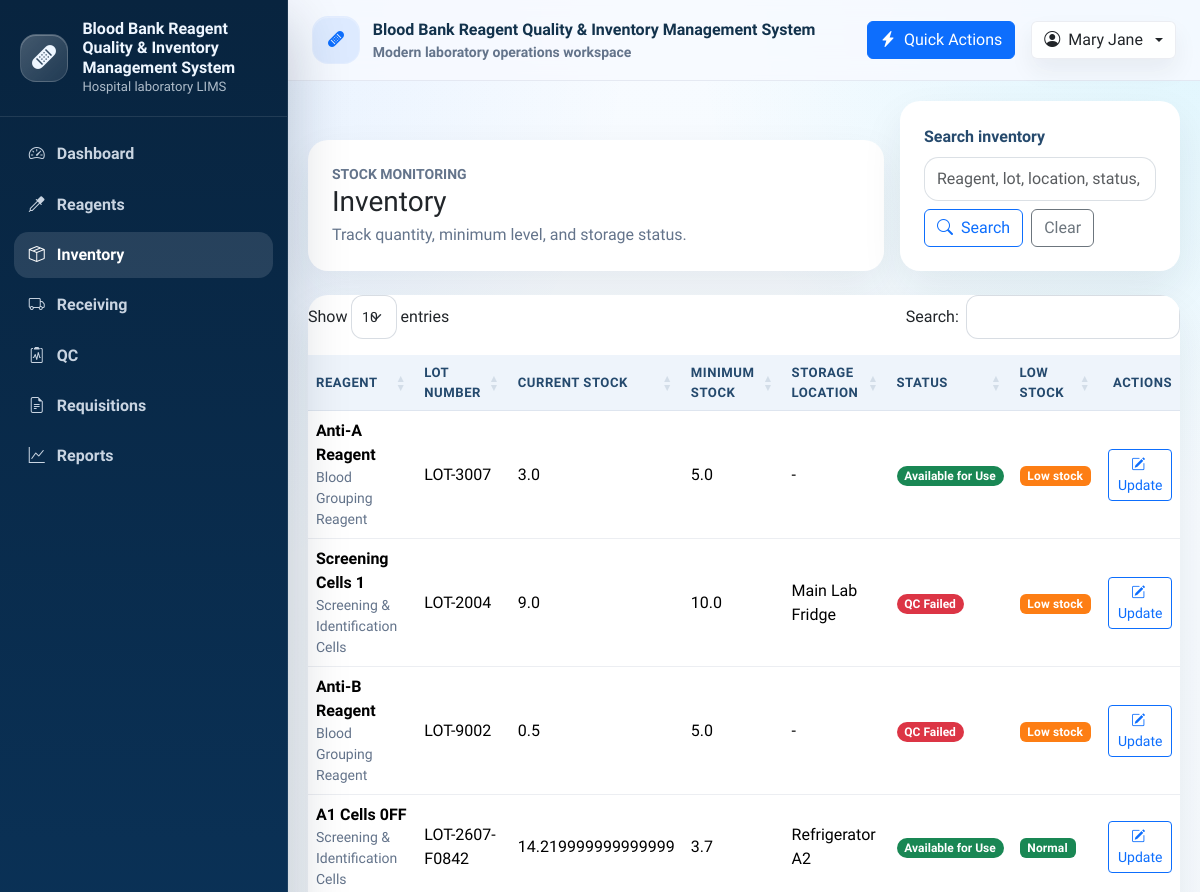
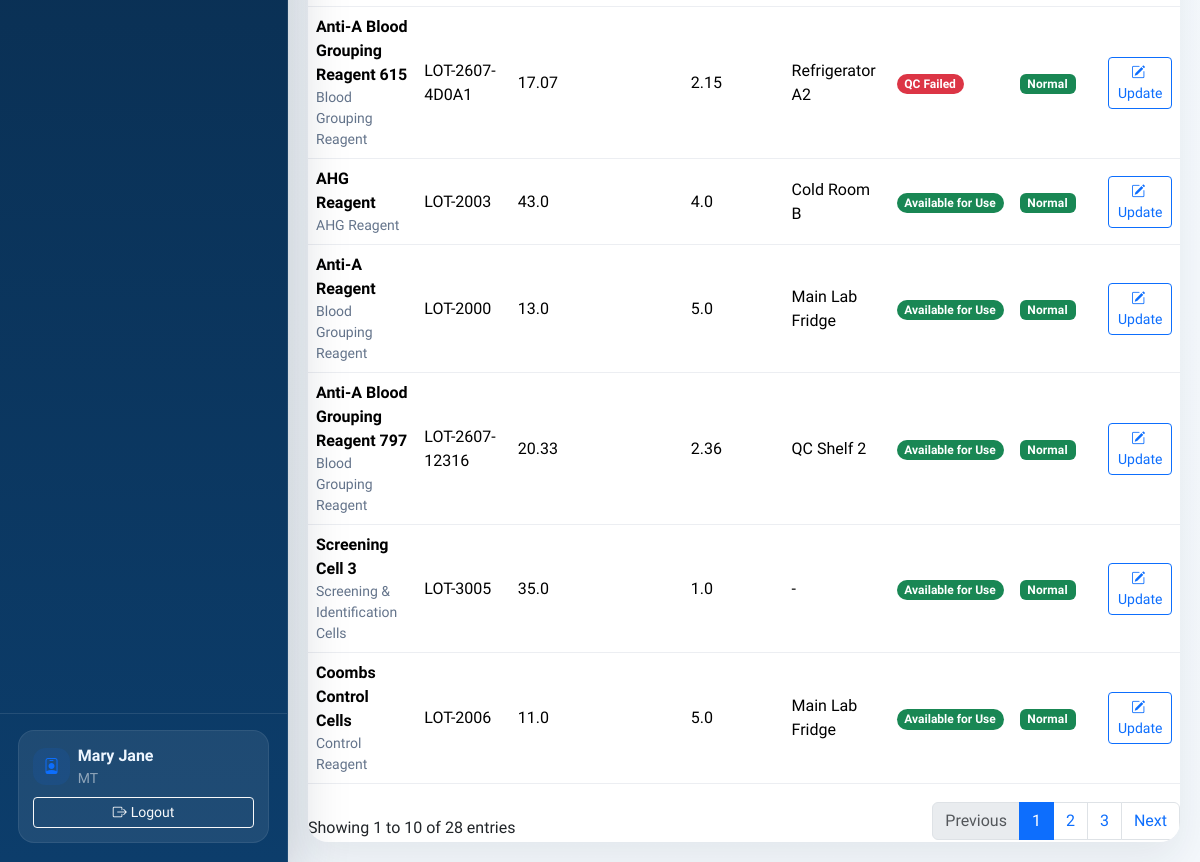
/inventory (signed in), run on the app's committed database (2 pictures, top to bottom).
### tables this page shows
CREATE TABLE User (
    user_id INTEGER PRIMARY KEY AUTOINCREMENT,
    username TEXT NOT NULL UNIQUE,
    password_hash TEXT NOT NULL,
    full_name TEXT NOT NULL,
    email TEXT UNIQUE,
    role TEXT NOT NULL DEFAULT 'staff',
    is_active INTEGER NOT NULL DEFAULT 1 CHECK (is_active IN (0, 1)),
    created_at TEXT NOT NULL DEFAULT CURRENT_TIMESTAMP,
    updated_at TEXT
);

CREATE TABLE Inventory (
    inventory_id INTEGER PRIMARY KEY AUTOINCREMENT,
    reagent_id INTEGER NOT NULL,
    lot_number TEXT NOT NULL,
    expiry_date TEXT,
    quantity_on_hand REAL NOT NULL DEFAULT 0,
    minimum_level REAL NOT NULL DEFAULT 0,
    storage_location TEXT,
    status TEXT NOT NULL DEFAULT 'available',
    last_updated TEXT NOT NULL DEFAULT CURRENT_TIMESTAMP,
    created_at TEXT NOT NULL DEFAULT CURRENT_TIMESTAMP,
    updated_at TEXT,
    UNIQUE (reagent_id, lot_number),
    FOREIGN KEY (reagent_id) REFERENCES Reagent(reagent_id)
        ON UPDATE CASCADE
        ON DELETE CASCADE
);

CREATE TABLE Reagent (
    reagent_id INTEGER PRIMARY KEY AUTOINCREMENT,
    reagent_code TEXT NOT NULL UNIQUE,
    reagent_name TEXT NOT NULL,
    supplier_id INTEGER,
    manufacturer TEXT,
    category TEXT,
    unit_of_measure TEXT NOT NULL,
    storage_condition TEXT,
    critical_level INTEGER NOT NULL DEFAULT 0,
    is_active INTEGER NOT NULL DEFAULT 1 CHECK (is_active IN (0, 1)),
    created_at TEXT NOT NULL DEFAULT CURRENT_TIMESTAMP,
    updated_at TEXT, reagent_type TEXT, lot_number TEXT, manufacturer_date TEXT, expiry_date TEXT, supplier TEXT, minimum_level REAL NOT NULL DEFAULT 0,
    FOREIGN KEY (supplier_id) REFERENCES Supplier(supplier_id)
        ON UPDATE CASCADE
        ON DELETE SET NULL
);

### controller.py (the view)
    @app.route("/inventory")
    @login_required
    def inventory_list():
        return view.render_inventory_list(
            inventory_items=model.list_inventory(request.args.get("q", "").strip()),
            search_term=request.args.get("q", "").strip(),
        )

### templates/inventory/list.html (shortened to what this page needs)
{% extends "base.html" %}
{% import "_macros.html" as ui %}
{% block content %}
<div class="row g-3 align-items-end mb-4">
  <div class="col-12 col-xl-8">
    <div class="card border-0">
      <div class="card-body p-4">
          <div class="d-flex flex-column flex-md-row justify-content-between align-items-md-end gap-3">
            <div>
              <div class="small text-uppercase text-muted fw-semibold">Stock monitoring</div>
              <h1 class="h3 mb-1">Inventory</h1>
              <p class="text-muted mb-0">Track quantity, minimum level, and storage status.</p>
            </div>
          </div>
        </div>
      </div>
    </div>
  <div class="col-12 col-xl-4">
    <div class="card border-0">
      <div class="card-body p-4">
        <form class="row g-2" method="get" action="{{ url_for('inventory_list') }}">
          <div class="col-12">
            <label class="form-label fw-semibold" for="q">Search inventory</label>
            <input type="text" class="form-control" id="q" name="q" value="{{ search_term }}" placeholder="Reagent, lot, location, status, supplier">
          </div>
          <div class="col-12 d-grid d-sm-flex gap-2">
            <button type="submit" class="btn btn-outline-primary"><i class="bi bi-search me-2"></i>Search</button>
            <a class="btn btn-outline-secondary" href="{{ url_for('inventory_list') }}">Clear</a>
          </div>
        </form>
      </div>
    </div>
  </div>
</div>
<div class="card border-0">
  <div class="card-body p-0 table-wrapper">
    <div class="table-responsive">
      <table class="table table-hover align-middle" data-datatable="true" data-dt-actions="true">
        <thead>
          <tr>
            <th>Reagent</th>
            <th>Lot Number</th>
            <th>Current Stock</th>
            <th>Minimum Stock</th>
            <th>Storage Location</th>
            <th>Status</th>
            <th>Low Stock</th>
            <th class="text-end">Actions</th>
          </tr>
        </thead>
        <tbody>
          {% for item in inventory_items %}
            {% set low_stock = item.quantity_on_hand <= item.minimum_level %}
            <tr>
              <td>
                <div class="fw-semibold">{{ item.reagent_name or "-" }}</div>
                <div class="text-muted small">{{ item.reagent_type or "-" }}</div>
              </td>
              <td>{{ item.lot_number or "-" }}</td>
              <td>{{ item.quantity_on_hand }}</td>
              <td>{{ item.minimum_level }}</td>
              <td>{{ item.storage_location or "-" }}</td>
              <td>{{ ui.status_badge(item.status or 'Available') }}</td>
              <td>
                {% if low_stock %}
                  <span class="badge status-badge status-low">Low stock</span>
                {% else %}
                  <span class="badge status-badge status-success">Normal</span>
                {% endif %}
              </td>
              <td class="text-end">
                <a class="btn btn-sm btn-outline-primary" href="{{ url_for('inventory_update', inventory_id=item.inventory_id) }}">
                  <i class="bi bi-pencil-square me-1"></i>Update
                </a>
              </td>
            </tr>
          {% else %}
            <tr>
              <td colspan="8" class="text-center text-muted py-4">No inventory records found.</td>
            </tr>
          {% endfor %}
        </tbody>
      </table>
    </div>
  </div>
</div>
{% endblock %}

### templates/base.html (shortened to what this page needs)
<!doctype html>
<html lang="en">
<head>
  <link href="https://cdn.jsdelivr.net/npm/bootstrap@5.3.3/dist/css/bootstrap.min.css" rel="stylesheet">
  <link href="https://cdn.jsdelivr.net/npm/bootstrap-icons@1.11.3/font/bootstrap-icons.min.css" rel="stylesheet">
  <link href="https://cdn.datatables.net/1.13.8/css/dataTables.bootstrap5.min.css" rel="stylesheet">
  <link href="https://cdn.datatables.net/buttons/2.4.2/css/buttons.bootstrap5.min.css" rel="stylesheet">
  <link href="{{ url_for('static', filename='css/app.css') }}" rel="stylesheet">
</head>
<body class="app-shell">
  {% include "navbar.html" %}
  <div class="app-main">
    <header class="topbar">
      <div class="topbar-inner container-fluid py-3 px-3 px-lg-4 d-flex align-items-center justify-content-between gap-3">
        <div class="d-flex align-items-center gap-3 min-w-0">
          <div class="topbar-title min-w-0">
            <div class="brand-mark bg-soft-primary">
              <i class="bi bi-bandaid-fill"></i>
            </div>
            <div class="min-w-0">
              <div class="text-truncate">Blood Bank Reagent Quality & Inventory Management System</div>
              <div class="small text-muted">Modern laboratory operations workspace</div>
            </div>
          </div>
        </div>
        <div class="d-flex align-items-center gap-2 gap-lg-3">
          {% if g.user %}
            <button class="btn btn-primary d-none d-md-inline-flex align-items-center gap-2" data-bs-toggle="modal" data-bs-target="#quickActionsModal">
              <i class="bi bi-lightning-charge-fill"></i>
              Quick Actions
            </button>
            <div class="dropdown">
              <button class="btn user-chip dropdown-toggle d-flex align-items-center gap-2" data-bs-toggle="dropdown" aria-expanded="false">
                <i class="bi bi-person-circle"></i>
                <span class="d-none d-md-inline">{{ g.user.full_name or g.user.username }}</span>
              </button>
            </div>
          {% else %}
            <a class="btn btn-outline-primary" href="{{ url_for('login') }}">
              <i class="bi bi-box-arrow-in-right me-1"></i>Login
            </a>
          {% endif %}
        </div>
      </div>
    </header>
    <main class="content">
      {% block content %}{% endblock %}
    </main>
  </div>
  <div class="toast-container position-fixed top-0 end-0 p-3">
  </div>
</body>
</html>

### templates/_macros.html (shortened to what this page needs)
{% macro status_badge(text) -%}
{% set value = (text or "")|trim|lower %}
{% if not value %}
  {% set badge = "status-neutral" %}
{% elif "pass" in value or "active" in value or "available" in value or "approved" in value or "completed" in value or "fulfilled" in value or "success" in value %}
  {% set badge = "status-success" %}
{% elif "pending" in value or "near expiry" in value or "draft" in value or "submitted" in value or "warning" in value %}
  {% set badge = "status-warning" %}
{% elif "low stock" in value or value == "low" or "near" in value or "expiring" in value %}
  {% set badge = "status-low" %}
{% elif "fail" in value or "expired" in value or "rejected" in value or "inactive" in value %}
  {% set badge = "status-danger" %}
{% else %}
  {% set badge = "status-neutral" %}
{% endif %}
<span class="badge rounded-pill {{ badge }}">{{ text }}</span>
{%- endmacro %}

### templates/navbar.html (shortened to what this page needs)
{% set nav_items = [
  ('dashboard', 'Dashboard', 'bi-speedometer2', 'dashboard'),
  ('reagent_list', 'Reagents', 'bi-eyedropper', 'reagent'),
  ('inventory_list', 'Inventory', 'bi-box-seam', 'inventory'),
  ('receiving_list', 'Receiving', 'bi-truck', 'receiving'),
  ('qc_list', 'QC', 'bi-clipboard2-pulse', 'qc'),
  ('request_history', 'Requisitions', 'bi-file-earmark-text', 'request'),
  ('audit_log', 'Audit Log', 'bi-journal-text', 'audit'),
  ('reports', 'Reports', 'bi-graph-up', 'reports'),
] %}
<aside class="sidebar d-none d-lg-flex">
  <div class="sidebar-brand">
    <div class="brand-mark">
      <i class="bi bi-bandaid-fill fs-4"></i>
    </div>
    <div>
      <div class="brand-title">Blood Bank Reagent Quality & Inventory Management System</div>
      <div class="brand-subtitle">Hospital laboratory LIMS</div>
    </div>
  </div>
  <nav class="sidebar-nav nav flex-column">
    <a class="nav-link {% if request.endpoint == 'dashboard' %}active{% endif %}" href="{{ url_for('dashboard') }}">
      <i class="bi bi-speedometer2"></i>
      <span>Dashboard</span>
    </a>
    {% if g.user %}
      {% for endpoint, label, icon, token in nav_items[1:] %}
        {% if endpoint != 'audit_log' or g.user.role in ['SUP', 'ADM'] %}
        <a class="nav-link {% if token in (request.endpoint or '') %}active{% endif %}" href="{{ url_for(endpoint) }}">
          <i class="bi {{ icon }}"></i>
          <span>{{ label }}</span>
        </a>
        {% endif %}
      {% endfor %}
    {% else %}
      <a class="nav-link {% if request.endpoint == 'login' %}active{% endif %}" href="{{ url_for('login') }}">
        <i class="bi bi-box-arrow-in-right"></i>
        <span>Login</span>
      </a>
    {% endif %}
  </nav>
  <div class="sidebar-footer">
    {% if g.user %}
      <div class="sidebar-user">
        <div class="d-flex align-items-center gap-2 mb-2">
          <div class="activity-dot bg-soft-primary">
            <i class="bi bi-person-badge"></i>
          </div>
          <div class="min-w-0">
            <div class="fw-semibold text-truncate">{{ g.user.full_name or g.user.username }}</div>
            <div class="small text-white-50 text-uppercase">{{ g.user.role or 'staff' }}</div>
          </div>
        </div>
        <a class="btn btn-outline-light btn-sm w-100" href="{{ url_for('logout') }}">
          <i class="bi bi-box-arrow-right me-1"></i>Logout
        </a>
      </div>
    {% else %}
      <div class="small text-white-50">
        Public dashboard access is available. Sign in to manage records.
      </div>
    {% endif %}
  </div>
</aside>

### data on the page
User: user "Mary Jane", user "MT"
Inventory: reagent_name "Anti-A Reagent", reagent_type "Blood Grouping Reagent", lot_number "LOT-3007", quantity_on_hand "3.0", minimum_level "5.0", storage_location "-", status "Available for Use", shows "Low stock"
Inventory: reagent_name "Screening Cells 1", reagent_type "Screening & Identification Cells", lot_number "LOT-2004", quantity_on_hand "9.0", minimum_level "10.0", storage_location "Main Lab Fridge", status "QC Failed", shows "Low stock"
Inventory: reagent_name "Anti-B Reagent", reagent_type "Blood Grouping Reagent", lot_number "LOT-9002", quantity_on_hand "0.5", minimum_level "5.0", storage_location "-", status "QC Failed", shows "Low stock"
Inventory: reagent_name "A1 Cells 0FF", reagent_type "Screening & Identification Cells", lot_number "LOT-2607-F0842", quantity_on_hand "14.219999999999999", minimum_level "3.7", storage_location "Refrigerator A2", status "Available for Use", shows "Normal"
Inventory: reagent_name "Anti-A Blood Grouping Reagent 615", reagent_type "Blood Grouping Reagent", lot_number "LOT-2607-4D0A1", quantity_on_hand "17.07", minimum_level "2.15", storage_location "Refrigerator A2", status "QC Failed", shows "Normal"
Inventory: reagent_name "AHG Reagent", reagent_type "AHG Reagent", lot_number "LOT-2003", quantity_on_hand "43.0", minimum_level "4.0", storage_location "Cold Room B", status "Available for Use", shows "Normal"
Inventory: reagent_name "Anti-A Reagent", reagent_type "Blood Grouping Reagent", lot_number "LOT-2000", quantity_on_hand "13.0", minimum_level "5.0", storage_location "Main Lab Fridge", status "Available for Use", shows "Normal"
Inventory: reagent_name "Anti-A Blood Grouping Reagent 797", reagent_type "Blood Grouping Reagent", lot_number "LOT-2607-12316", quantity_on_hand "20.33", minimum_level "2.36", storage_location "QC Shelf 2", status "Available for Use", shows "Normal"
Inventory: reagent_name "Screening Cell 3", reagent_type "Screening & Identification Cells", lot_number "LOT-3005", quantity_on_hand "35.0", minimum_level "1.0", storage_location "-", status "Available for Use", shows "Normal"
Inventory: reagent_name "Coombs Control Cells", reagent_type "Control Reagent", lot_number "LOT-2006", quantity_on_hand "11.0", minimum_level "5.0", storage_location "Main Lab Fridge", status "Available for Use", shows "Normal"

### other printed values
{{ label }} "Reagents" "Inventory" "Receiving" "QC" "Requisitions" "Reports"
